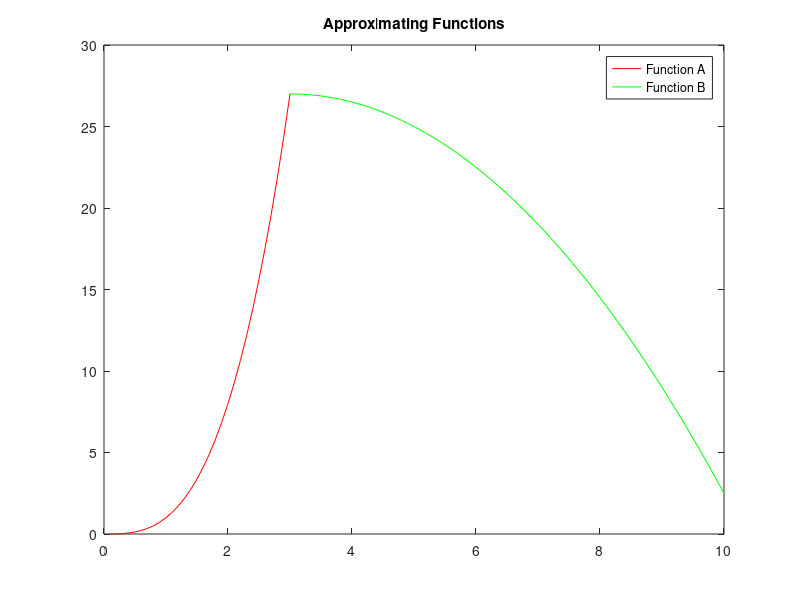

The MATLAB source for this figure:
% 16-811 Fall 2019
% Emma Benjaminson
% Assignment 3, Resubmit 1
% Problem 2

%% 
clear all ; close all ; clc ; 

%%
fid = fopen('problem2.txt') ; 
data = textscan(fid, '%f') ; 
fi = data{1,1} ; 
fi = fi(2:end) ; 

i = 1:1:100 ; 
xi = i/10 ; 

figure(1)
% plot(xi, fi,'-b') ; 
% hold on

% The plot shows that the function could really be divided into 2, at the
% point (x,y) = (3,27) which is at index i = 30

fna = fi(1:30) ; 
fnb = fi(30:end) ; 
xia = 1:1:30 ; 
xia = xia/10 ; 
xib = 30:1:100 ; 
xib = xib/10 ; 

% first function a
phia1 = ones(length(fna), 1) ; 
phia2 = xia' ; 
phia3 = (phia2).^2 ;
phia4 = (phia2).^3 ; 
phia5 = (phia2).^4 ; 

% second function b
phib1 = ones(length(fnb), 1) ; 
phib2 = xib' ; 
phib3 = (phib2).^2 ;
phib4 = (phib2).^3 ; 
phib5 = (phib2).^4 ; 

Aa = [phia1, phia2, phia3, phia4] ; 

Ab = [phib1, phib2, phib3, phib4] ; 

% check matrix
% invA = inv(A) 
% nullA = null(A) 

[Ua,Sa,Va] = svd(Aa) ;
[Ub,Sb,Vb] = svd(Ab) ; 

% calculate inverse element by element
invSa = zeros(size(Sa,1),size(Sa,2)) ; 

for i = 1:size(Sa,1)
    for j = 1:size(Sa,2) 
            if Sa(i,j) > eps
            invSa(i,j) = 1/Sa(i,j) ; 
        else 
            invSa(i,j) = 0 ; 
            end
    end
end

xbara = Va*invSa'*Ua'*fna ;

invSb = zeros(size(Sb,1),size(Sb,2)) ; 

for i = 1:size(Sb,1)
    for j = 1:size(Sb,2) 
            if Sb(i,j) > eps
            invSb(i,j) = 1/Sb(i,j) ; 
        else 
            invSb(i,j) = 0 ; 
            end
    end
end

xbarb = Vb*invSb'*Ub'*fnb ;

pxa = xbara(1) + xbara(2)*xia + xbara(3)*(xia.^2) + xbara(4)*(xia.^3) ;
plot(xia, pxa, '-r') ;
hold on

pxb = xbarb(1) + xbarb(2)*xib + xbarb(3)*(xib.^2) + xbarb(4)*(xib.^3) ;
plot(xib, pxb, '-g') ; 

legend('Function A','Function B') ; title('Approximating Functions') ; 
